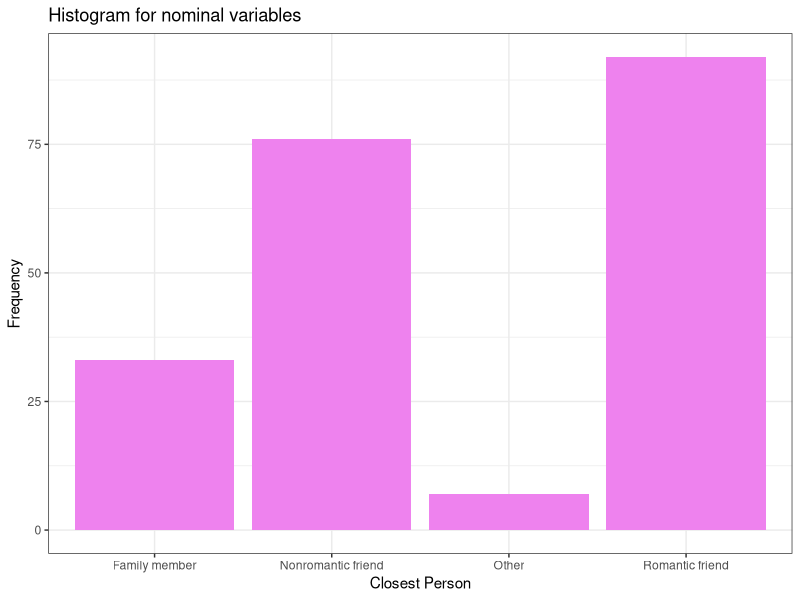

Write the R code that produced this figure.
                                    # Page no. : 14

# Histogram for Nominal Variables

closest_person <- c("Family member", "Nonromantic friend", "Romantic friend", "Other")

frequency <- c(33, 76, 92, 7)

frequency_table <- data.frame(closest_person, frequency)

# Install Library if not install

# install.packages("ggplot2")

# Import Library

library(ggplot2)

ggplot(data = frequency_table, aes(x = closest_person, y = frequency)) +
  geom_bar(stat = "identity", fill = "violet") +
  labs(title = "Histogram for nominal variables", x = "Closest Person", y = "Frequency") + 
  theme_bw()
